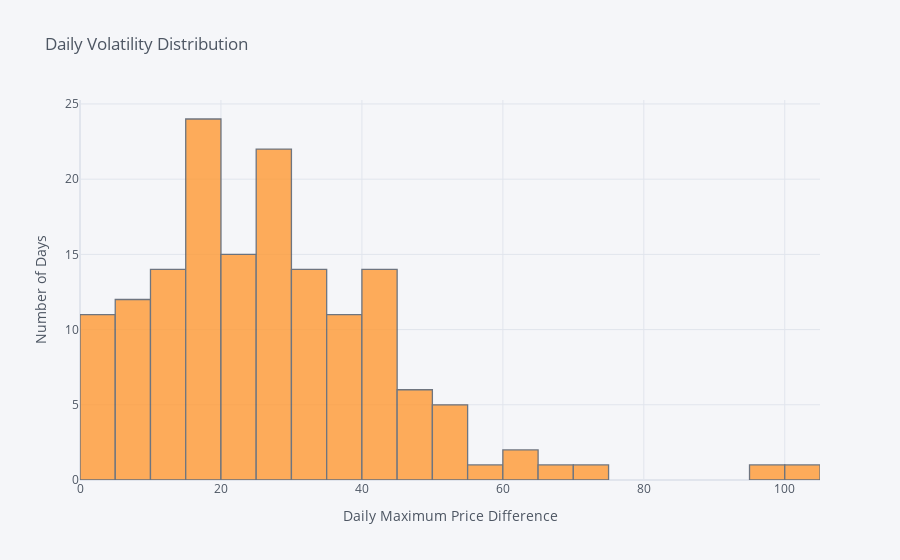

The notebook cell saved with this chart:
### Markdown cell above
________________________![image.png](attachment:ae13da0b-f7ff-4c90-8555-9a84c6fa7f1e.png)

### Code cell
Ask_1d_2024[['Volatility']].iplot(
                kind='hist',
                barmode='overlay',
                xTitle='Daily Maximum Price Difference',
                yTitle='Number of Days',
                title='Daily Volatility Distribution')

### Figure 1 — Plotly figure (JSON) as saved in the notebook; plotly's stock layout.template omitted (floating-point values rounded to 4 significant figures; data arrays with more than 128 entries replaced by an {"elided": "..."} marker saying what was removed)
{"data": [{"histfunc": "count", "histnorm": "", "marker": {"color": "rgba(255, 153, 51, 1.0)", "line": {"color": "#4D5663", "width": 1.3}}, "name": "Volatility", "opacity": 0.8, "orientation": "v", "type": "histogram", "x": {"elided": "155 float values"}}], "layout": {"autosize": true, "barmode": "overlay", "legend": {"bgcolor": "#F5F6F9", "font": {"color": "#4D5663"}}, "paper_bgcolor": "#F5F6F9", "plot_bgcolor": "#F5F6F9", "title": {"font": {"color": "#4D5663"}, "text": "Daily Volatility Distribution"}, "xaxis": {"autorange": true, "gridcolor": "#E1E5ED", "range": [0, 105], "showgrid": true, "tickfont": {"color": "#4D5663"}, "title": {"font": {"color": "#4D5663"}, "text": "Daily Maximum Price Difference"}, "type": "linear", "zerolinecolor": "#E1E5ED"}, "yaxis": {"autorange": true, "gridcolor": "#E1E5ED", "range": [0, 25.26], "showgrid": true, "tickfont": {"color": "#4D5663"}, "title": {"font": {"color": "#4D5663"}, "text": "Number of Days"}, "zerolinecolor": "#E1E5ED"}}}
